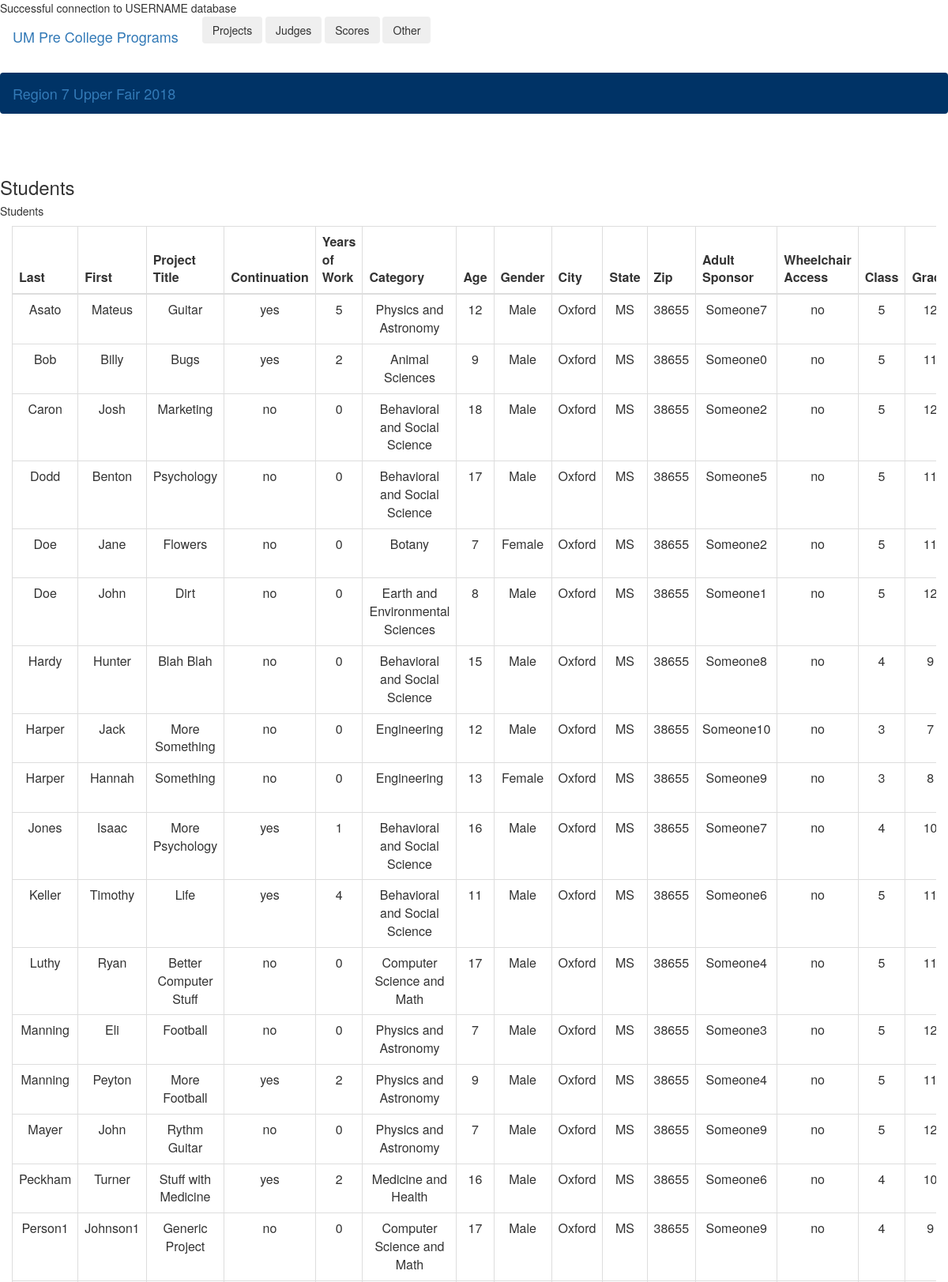
Screenshot of /CRUDsp/readProjectsName.php?id=1 (upper part) with the database file from the repository.
### tables this page shows
CREATE TABLE Registration (
    RegistrationID int NOT NULL AUTO_INCREMENT,
    LName varchar(50) NOT NULL,
    FName varchar(50) NOT NULL,
    ProjTitle varchar(255) NOT NULL,
    Continuation varchar(3) NOT NULL,
    NumYears int NOT NULL,
    Age int NOT NULL,
    Gender varchar(10) NOT NULL,
    City varchar(45) NOT NULL,
    State varchar(2) NOT NULL,
    Zip int NOT NULL,
    AdultSponsor varchar(100) NOT NULL,
    WheelchairAccess varchar(3) NULL,
    FKFairID int NOT NULL,
    FKSchoolID int NOT NULL,
    FKCategoryID int NOT NULL,
    FKClassID int NOT NULL,
    Score1 int NULL,
    Score2 int NULL,
    Total decimal(4,1) NULL,
    ZScore1 decimal(10,8) NULL,
    ZScore2 decimal(10,8) NULL,
    AverageZ decimal(10,8) NULL,
    Rank int NULL,
    CONSTRAINT Registration_pk PRIMARY KEY (RegistrationID)
);

CREATE TABLE Category (
    CategoryID int NOT NULL,
    Description varchar(120) NOT NULL,
    CONSTRAINT Category_pk PRIMARY KEY (CategoryID)
);

CREATE TABLE Class (
    ClassID int NOT NULL AUTO_INCREMENT,
    Class int NOT NULL,
    Grade int NOT NULL,
    CONSTRAINT Class_pk PRIMARY KEY (ClassID)
);

### CRUDsp/readProjectsName.php (the view, shortened to what this page needs)
<DOCTYPE! html>
<html lang="en">
<?php
	require_once("included_functions.php");
	$mysqli = db_connection();
	if (isset($_GET['id']) && $_GET['id'] != "") {
		$ID = $_GET['id'];
		$query1 = "Select * from Fair where FairID = ".$ID;
		$result = $mysqli->query($query1);
		if ($result && $result->num_rows > 0) {
			$query = "Select distinct FKRegistrationID from TeamMembers";
			$result = $mysqli->query($query);
			$tmArray = array();
			if ($result) {
				while ($row = $result->fetch_assoc()) {
					array_push($tmArray, $row['FKRegistrationID']);
				}
				$query = "Select RegistrationID, LName, FName, ProjTitle, Continuation, NumYears as `Years of Work`, Category.Description as `Category`, Age, Gender, Registration.City as `RCity`, State, Zip, AdultSponsor, WheelchairAccess, Class, Grade, SName, KeyTeacher, School.City as `SCity`, Type from ";
				$query .= "Fair inner join Registration on FairID = FKFairID ";
				$query .= "inner join Class on FKClassID = ClassID ";
				$query .= "inner join School on FKSchoolID = SchoolID ";
				$query .= "inner join Category on FKCategoryID = CategoryID ";
				$query .= "where FairID = ".$ID;
				$query .= " order by LName";
				$result = $mysqli->query($query);
				if ($result && $result->num_rows > 0) {
					echo "<div class='container-fluid'>";
					echo "<br><br>";
					echo "<div class='row justify-content-center'";
					echo "<head>";
					echo "<h3 class='d-none d-md-block'>Students</h3>";
        			echo "<h5 class='d-md-none'>Students</h5>";
					echo "</head>";
					echo "</div>";
					echo "<div class='table-responsive'>";
					echo "<table class='table table-bordered table-hover'>";
					echo "<thead class='thead-dark text-center'>";
					echo "<tr>";
					echo "<th scope='col'>Last</th>";
					echo "<th scope='col'>First</th>";
					echo "<th scope='col'>Project Title</th>";
					echo "<th scope='col'>Continuation</th>";
					echo "<th scope='col'>Years of Work</th>";
					echo "<th scope='col'>Category</th>";
					echo "<th scope='col'>Age</th>";
					echo "<th scope='col'>Gender</th>";
					echo "<th scope='col'>City</th>";
					echo "<th scope='col'>State</th>";
					echo "<th scope='col'>Zip</th>";
					echo "<th scope='col'>Adult Sponsor</th>";
					echo "<th scope='col'>Wheelchair Access</th>";
					echo "<th scope='col'>Class</th>";
					echo "<th scope='col'>Grade</th>";
					echo "</tr>";
					echo "</thead>";
					echo "<tbody>";
					while ($row = $result->fetch_assoc()) {
						if (!(in_array($row['RegistrationID'], $tmArray))) {
							echo "<tr>";
							echo "<td class='text-center'>".$row['LName']."</td>";
							echo "<td class='text-center'>".$row['FName']."</td>";
							echo "<td class='text-center'>".$row['ProjTitle']."</td>";
							echo "<td class='text-center'>".$row['Continuation']."</td>";
							echo "<td class='text-center'>".$row['Years of Work']."</td>";
							echo "<td class='text-center'>".$row['Category']."</td>";
							echo "<td class='text-center'>".$row['Age']."</td>";
							echo "<td class='text-center'>".$row['Gender']."</td>";
							echo "<td class='text-center'>".$row['RCity']."</td>";
							echo "<td class='text-center'>".$row['State']."</td>";
							echo "<td class='text-center'>".$row['Zip']."</td>";
							echo "<td class='text-center'>".$row['AdultSponsor']."</td>";
							echo "<td class='text-center'>".$row['WheelchairAccess']."</td>";
							echo "<td class='text-center'>".$row['Class']."</td>";
							echo "<td class='text-center'>".$row['Grade']."</td>";
							echo "</tr>";
						}
					}
					echo "</tbody>";
					echo "</table>";
					echo "</div>";
					echo "<br /><br />";
					echo "</head>";
					echo "</div>";
				} else {
					$_SESSION["message"] = "Unable to view Students";
           			header("Location: FairHome.php?id=".$ID);
           			exit;
				}
			}
			echo "<br /><br />";
			echo "<br /><br /><br /><br /><br /><br />";
		} else {
			$_SESSION["message"] = "Error! Fair could not be found.";
            header("Location: SFindex.php");
            exit;
		}
	} else {
		$_SESSION["message"] = "Error! Variables not set";
        header("Location: SFindex.php");
        exit;
	}
 ?>
 </html>

### rows the page displays
registration: LName "Asato", FName "Mateus", ProjTitle "Guitar", Continuation "yes", NumYears "5", FKCategoryID.Description "Physics and Astronomy", Age "12", Gender "Male", City "Oxford", State "MS", Zip "38655", AdultSponsor "Someone7", WheelchairAccess "no", FKClassID.Class "5", FKClassID.Grade "12"
registration: LName "Bob", FName "Billy", ProjTitle "Bugs", Continuation "yes", NumYears "2", FKCategoryID.Description "Animal Sciences", Age "9", Gender "Male", City "Oxford", State "MS", Zip "38655", AdultSponsor "Someone0", WheelchairAccess "no", FKClassID.Class "5", FKClassID.Grade "11"
registration: LName "Caron", FName "Josh", ProjTitle "Marketing", Continuation "no", NumYears "0", FKCategoryID.Description "Behavioral and Social Science", Age "18", Gender "Male", City "Oxford", State "MS", Zip "38655", AdultSponsor "Someone2", WheelchairAccess "no", FKClassID.Class "5", FKClassID.Grade "12"
registration: LName "Dodd", FName "Benton", ProjTitle "Psychology", Continuation "no", NumYears "0", FKCategoryID.Description "Behavioral and Social Science", Age "17", Gender "Male", City "Oxford", State "MS", Zip "38655", AdultSponsor "Someone5", WheelchairAccess "no", FKClassID.Class "5", FKClassID.Grade "11"
registration: LName "Doe", FName "Jane", ProjTitle "Flowers", Continuation "no", NumYears "0", FKCategoryID.Description "Botany", Age "7", Gender "Female", City "Oxford", State "MS", Zip "38655", AdultSponsor "Someone2", WheelchairAccess "no", FKClassID.Class "5", FKClassID.Grade "11"
registration: LName "Doe", FName "John", ProjTitle "Dirt", Continuation "no", NumYears "0", FKCategoryID.Description "Earth and Environmental Sciences", Age "8", Gender "Male", City "Oxford", State "MS", Zip "38655", AdultSponsor "Someone1", WheelchairAccess "no", FKClassID.Class "5", FKClassID.Grade "12"
registration: LName "Hardy", FName "Hunter", ProjTitle "Blah Blah", Continuation "no", NumYears "0", FKCategoryID.Description "Behavioral and Social Science", Age "15", Gender "Male", City "Oxford", State "MS", Zip "38655", AdultSponsor "Someone8", WheelchairAccess "no", FKClassID.Class "4", FKClassID.Grade "9"
registration: LName "Harper", FName "Jack", ProjTitle "More Something", Continuation "no", NumYears "0", FKCategoryID.Description "Engineering", Age "12", Gender "Male", City "Oxford", State "MS", Zip "38655", AdultSponsor "Someone10", WheelchairAccess "no", FKClassID.Class "3", FKClassID.Grade "7"
registration: LName "Harper", FName "Hannah", ProjTitle "Something", Continuation "no", NumYears "0", FKCategoryID.Description "Engineering", Age "13", Gender "Female", City "Oxford", State "MS", Zip "38655", AdultSponsor "Someone9", WheelchairAccess "no", FKClassID.Class "3", FKClassID.Grade "8"
registration: LName "Jones", FName "Isaac", ProjTitle "More Psychology", Continuation "yes", NumYears "1", FKCategoryID.Description "Behavioral and Social Science", Age "16", Gender "Male", City "Oxford", State "MS", Zip "38655", AdultSponsor "Someone7", WheelchairAccess "no", FKClassID.Class "4", FKClassID.Grade "10"
registration: LName "Keller", FName "Timothy", ProjTitle "Life", Continuation "yes", NumYears "4", FKCategoryID.Description "Behavioral and Social Science", Age "11", Gender "Male", City "Oxford", State "MS", Zip "38655", AdultSponsor "Someone6", WheelchairAccess "no", FKClassID.Class "5", FKClassID.Grade "11"
registration: LName "Luthy", FName "Ryan", ProjTitle "Better Computer Stuff", Continuation "no", NumYears "0", FKCategoryID.Description "Computer Science and Math", Age "17", Gender "Male", City "Oxford", State "MS", Zip "38655", AdultSponsor "Someone4", WheelchairAccess "no", FKClassID.Class "5", FKClassID.Grade "11"
registration: LName "Manning", FName "Eli", ProjTitle "Football", Continuation "no", NumYears "0", FKCategoryID.Description "Physics and Astronomy", Age "7", Gender "Male", City "Oxford", State "MS", Zip "38655", AdultSponsor "Someone3", WheelchairAccess "no", FKClassID.Class "5", FKClassID.Grade "12"
registration: LName "Manning", FName "Peyton", ProjTitle "More Football", Continuation "yes", NumYears "2", FKCategoryID.Description "Physics and Astronomy", Age "9", Gender "Male", City "Oxford", State "MS", Zip "38655", AdultSponsor "Someone4", WheelchairAccess "no", FKClassID.Class "5", FKClassID.Grade "11"
registration: LName "Mayer", FName "John", ProjTitle "Rythm Guitar", Continuation "no", NumYears "0", FKCategoryID.Description "Physics and Astronomy", Age "7", Gender "Male", City "Oxford", State "MS", Zip "38655", AdultSponsor "Someone9", WheelchairAccess "no", FKClassID.Class "5", FKClassID.Grade "12"
registration: LName "Peckham", FName "Turner", ProjTitle "Stuff with Medicine", Continuation "yes", NumYears "2", FKCategoryID.Description "Medicine and Health", Age "16", Gender "Male", City "Oxford", State "MS", Zip "38655", AdultSponsor "Someone6", WheelchairAccess "no", FKClassID.Class "4", FKClassID.Grade "10"
registration: LName "Person1", FName "Johnson1", ProjTitle "Generic Project", Continuation "no", NumYears "0", FKCategoryID.Description "Computer Science and Math", Age "17", Gender "Male", City "Oxford", State "MS", Zip "38655", AdultSponsor "Someone9", WheelchairAccess "no", FKClassID.Class "4", FKClassID.Grade "9"

### other values shown
USERNAME "USERNAME"
$name "Region 7 Upper Fair 2018"
